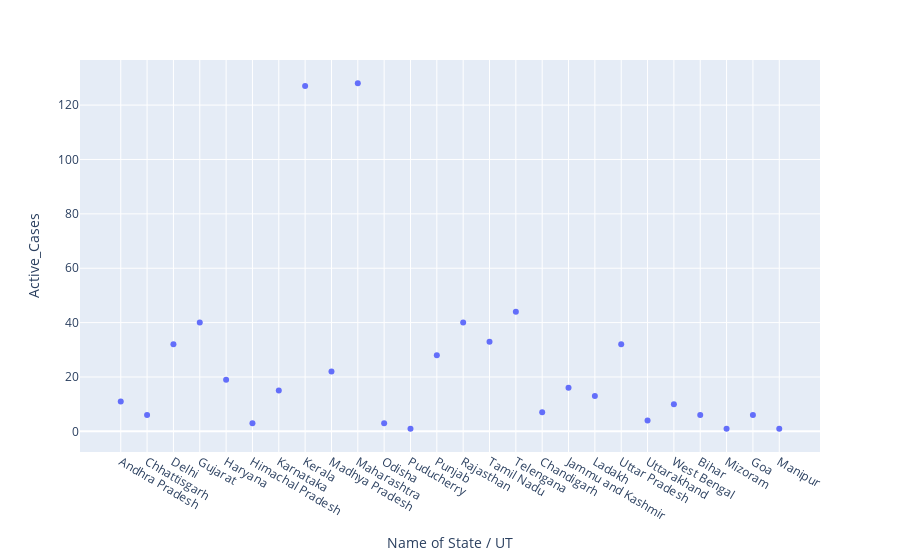

Notebook code for this chart:
### Code cell
px.scatter(df,x='Name of State / UT',y="Active_Cases")

### Figure 1 — Plotly figure (JSON) as saved in the notebook; plotly's stock layout.template omitted (floating-point values rounded to 4 significant figures)
{"data": [{"hovertemplate": "Name of State / UT=%{x}<br>Active_Cases=%{y}<extra></extra>", "legendgroup": "", "marker": {"color": "#636efa", "symbol": "circle"}, "mode": "markers", "name": "", "showlegend": false, "type": "scatter", "x": ["Andhra Pradesh", "Chhattisgarh", "Delhi", "Gujarat", "Haryana", "Himachal Pradesh", "Karnataka", "Kerala", "Madhya Pradesh", "Maharashtra", "Odisha", "Puducherry", "Punjab", "Rajasthan", "Tamil Nadu", "Telengana", "Chandigarh", "Jammu and Kashmir", "Ladakh", "Uttar Pradesh", "Uttarakhand", "West Bengal", "Bihar", "Mizoram", "Goa", "Manipur"], "xaxis": "x", "y": [11, 6, 32, 40, 19, 3, 15, 127, 22, 128, 3, 1, 28, 40, 33, 44, 7, 16, 13, 32, 4, 10, 6, 1, 6, 1], "yaxis": "y"}], "layout": {"legend": {"tracegroupgap": 0}, "margin": {"t": 60}, "xaxis": {"anchor": "y", "domain": [0, 1], "title": {"text": "Name of State / UT"}}, "yaxis": {"anchor": "x", "domain": [0, 1], "title": {"text": "Active_Cases"}}}}
